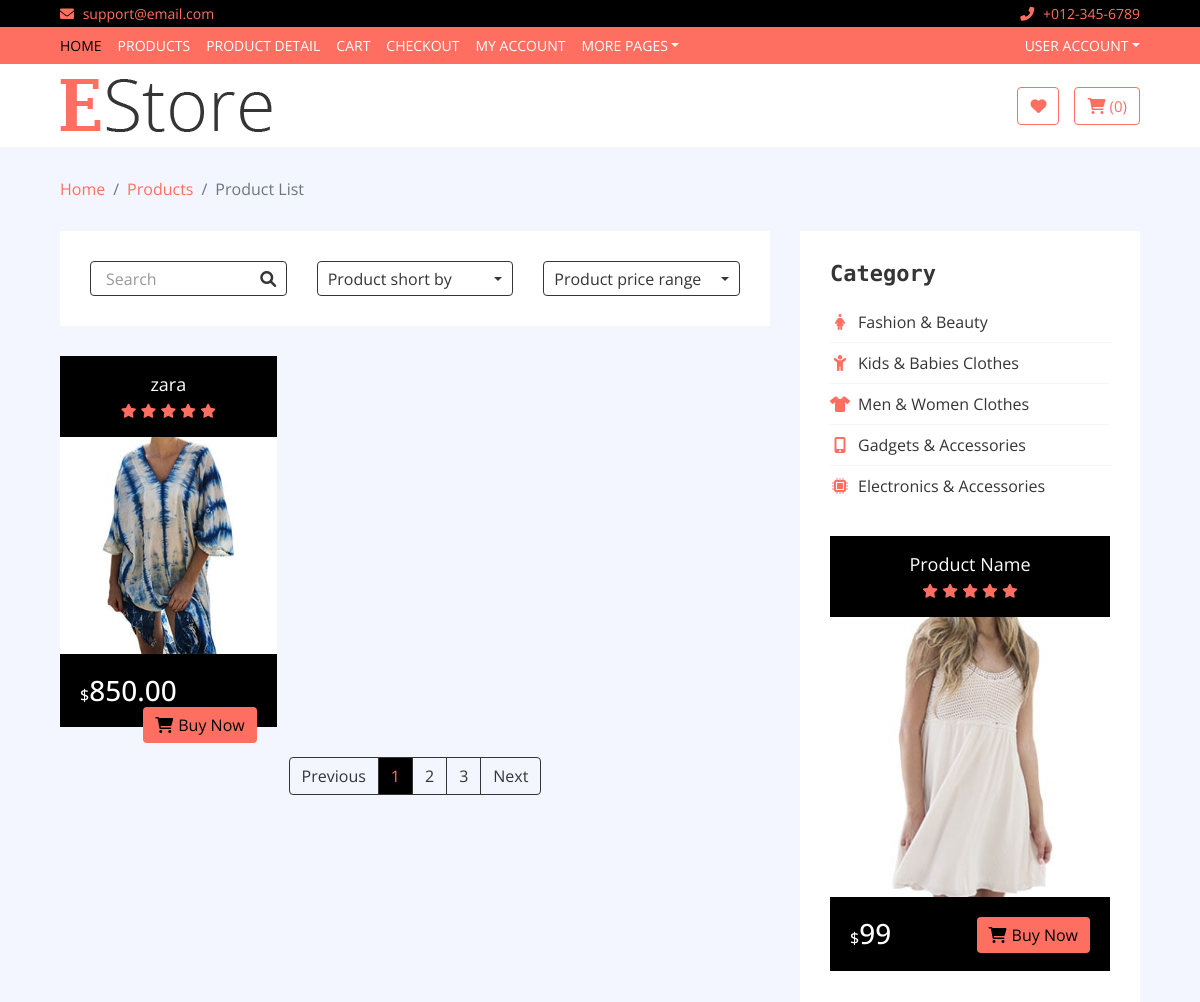
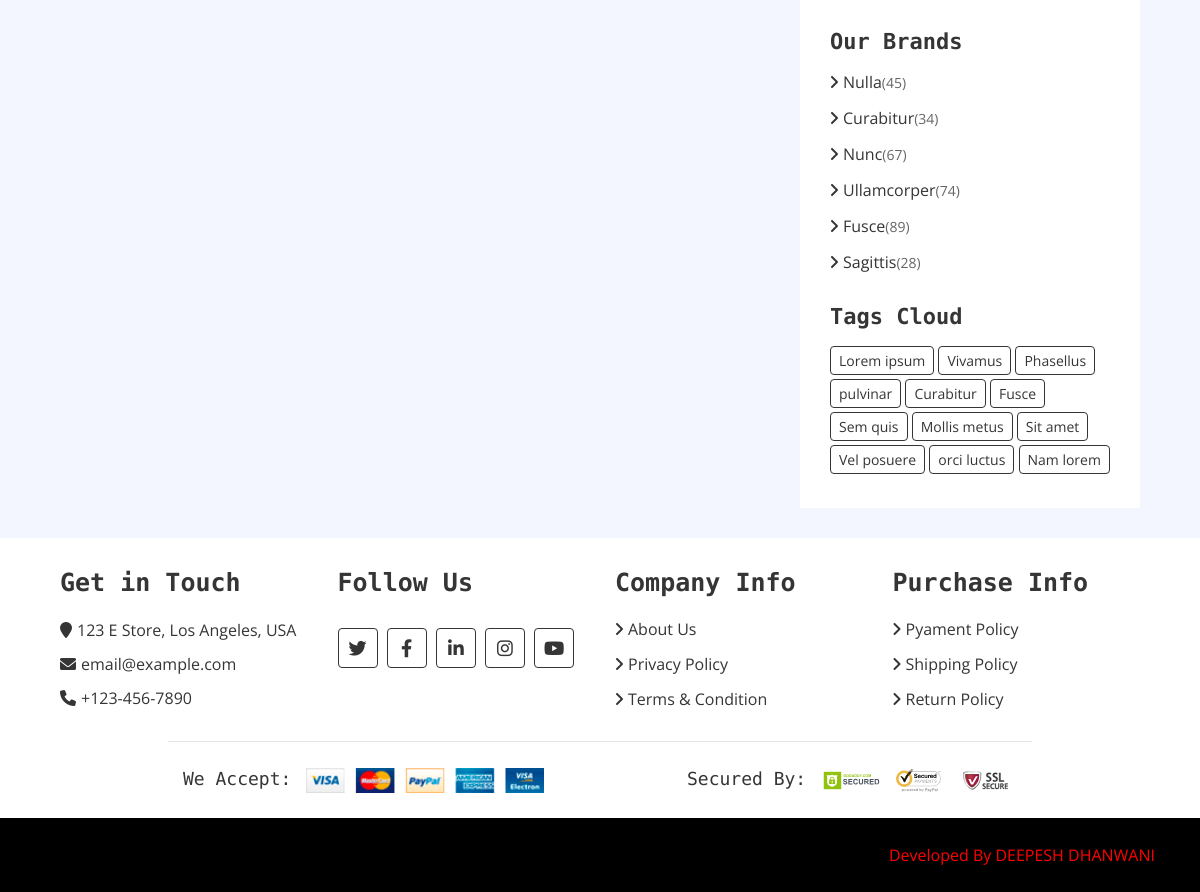
The app's page /category/2/ with its own data (2 pictures, top to bottom).
### shop/models.py (models this page shows, shortened)
class Product(models.Model):
    category = models.ForeignKey(Category, on_delete=models.CASCADE, related_name='products')
    name = models.CharField(max_length=100)  # e.g., T-shirt, Jeans
    description = models.TextField()  # Description of the product
    price = models.DecimalField(max_digits=10, decimal_places=2)  # Product price
    image = models.ImageField(upload_to='products/', blank=True, null=True)  # Product image

### ecommerce/views.py (the view)
# urls.py: path("category/<int:category_id>/", views.category_products_view, name="category_products"),
def category_products_view(request, category_id):
    category = get_object_or_404(Category, id=category_id)
    products = category.products.all()
    categories = Category.objects.all()
    Brandimgdata = Brandimg.objects.all().order_by('id')   # Access related products
    data = {
        'category': category,
        'products': products,
        'categories': categories,
        'Brandimgdata':Brandimgdata,
    }
    return render(request, 'product-list.html', data)

### templates/product-list.html (shortened to what this page needs)
<!DOCTYPE html>
<html lang="en">
    {% include "header.html" %}
    {% load static %}
<head>
    <link rel="stylesheet" href="{% static 'css/style.css' %}">
</head>
   <body>
        <div class="breadcrumb-wrap">
            <div class="container-fluid">
                <ul class="breadcrumb">
                    <li class="breadcrumb-item"><a href="#">Home</a></li>
                    <li class="breadcrumb-item"><a href="#">Products</a></li>
                    <li class="breadcrumb-item active">Product List</li>
                </ul>
            </div>
        </div>
        <div class="product-view">
            <div class="container-fluid">
                <div class="row">
                    <div class="col-lg-8">
                        <div class="row">
                            <div class="col-md-12">
                                <div class="product-view-top">
                                    <div class="row">
                                        <div class="col-md-4">
                                            <div class="product-search">
                                                <input type="email" value="Search">
                                                <button><i class="fa fa-search"></i></button>
                                            </div>
                                        </div>
                                        <div class="col-md-4">
                                            <div class="product-short">
                                                <div class="dropdown">
                                                    <div class="dropdown-toggle" data-toggle="dropdown">Product short by</div>
                                                </div>
                                            </div>
                                        </div>
                                        <div class="col-md-4">
                                            <div class="product-price-range">
                                                <div class="dropdown">
                                                    <div class="dropdown-toggle" data-toggle="dropdown">Product price range</div>
                                                </div>
                                            </div>
                                        </div>
                                    </div>
                                </div>
                            </div>
                            {% for product in products %}
                            <div class="col-md-4">
                                <div class="product-item">
                                    <div class="product-title">
                                        <a href="#">{{ product.name }}</a>
                                        <div class="ratting">
                                            <i class="fa fa-star"></i>
                                            <i class="fa fa-star"></i>
                                            <i class="fa fa-star"></i>
                                            <i class="fa fa-star"></i>
                                            <i class="fa fa-star"></i>
                                        </div>
                                    </div>
                                    <div class="product-image">
                                        <a href="product-detail.html">
                                            <img src="{{ product.image.url }}" alt="Product Image">
                                        </a>
                                    </div>
                                    <div class="product-price">
                                        <h3><span>$</span>{{ product.price }}</h3>
                                        <a class="btn" href=""><i class="fa fa-shopping-cart"></i>Buy Now</a>
                                    </div>
                                </div>
                            </div>
                            {% endfor %}
                        </div>
                        <div class="col-md-12">
                            <nav aria-label="Page navigation example">
                                <ul class="pagination justify-content-center">
                                    <li class="page-item disabled">
                                        <a class="page-link" href="#" tabindex="-1">Previous</a>
                                    </li>
                                    <li class="page-item active"><a class="page-link" href="#">1</a></li>
                                    <li class="page-item"><a class="page-link" href="#">2</a></li>
                                    <li class="page-item"><a class="page-link" href="#">3</a></li>
                                    <li class="page-item">
                                        <a class="page-link" href="#">Next</a>
                                    </li>
                                </ul>
                            </nav>
                        </div>
                    </div>
                    <div class="col-lg-4 sidebar">
                        <div class="sidebar-widget category">
                            <h2 class="title">Category</h2>
                            <nav class="navbar bg-light">
                                <ul class="navbar-nav">
                                    <li class="nav-item">
                                        <a class="nav-link" href="#"><i class="fa fa-female"></i>Fashion & Beauty</a>
                                    </li>
                                    <li class="nav-item">
                                        <a class="nav-link" href="#"><i class="fa fa-child"></i>Kids & Babies Clothes</a>
                                    </li>
                                    <li class="nav-item">
                                        <a class="nav-link" href="#"><i class="fa fa-tshirt"></i>Men & Women Clothes</a>
                                    </li>
                                    <li class="nav-item">
                                        <a class="nav-link" href="#"><i class="fa fa-mobile-alt"></i>Gadgets & Accessories</a>
                                    </li>
                                    <li class="nav-item">
                                        <a class="nav-link" href="#"><i class="fa fa-microchip"></i>Electronics & Accessories</a>
                                    </li>
                                </ul>
                            </nav>
                        </div>
                        <div class="sidebar-widget widget-slider">
                            <div class="sidebar-slider normal-slider">
                                <div class="product-item">
                                    <div class="product-title">
                                        <a href="#">Product Name</a>
                                        <div class="ratting">
                                            <i class="fa fa-star"></i>
                                            <i class="fa fa-star"></i>
                                            <i class="fa fa-star"></i>
                                            <i class="fa fa-star"></i>
                                            <i class="fa fa-star"></i>
                                        </div>
                                    </div>
                                    <div class="product-image">
                                        <a href="product-detail.html">
                                            <img src="/static/img/product-10.jpg" alt="Product Image">
                                        </a>
                                    </div>
                                    <div class="product-price">
                                        <h3><span>$</span>99</h3>
                                        <a class="btn" href=""><i class="fa fa-shopping-cart"></i>Buy Now</a>
                                    </div>
                                </div>
                            </div>
                        </div>
                        <div class="sidebar-widget brands">
                            <h2 class="title">Our Brands</h2>
                            <ul>
                                <li><a href="#">Nulla </a><span>(45)</span></li>
                                <li><a href="#">Curabitur </a><span>(34)</span></li>
                                <li><a href="#">Nunc </a><span>(67)</span></li>
                                <li><a href="#">Ullamcorper</a><span>(74)</span></li>
                                <li><a href="#">Fusce </a><span>(89)</span></li>
                                <li><a href="#">Sagittis</a><span>(28)</span></li>
                            </ul>
                        </div>
                        <div class="sidebar-widget tag">
                            <h2 class="title">Tags Cloud</h2>
                            <a href="#">Lorem ipsum</a>
                            <a href="#">Vivamus</a>
                            <a href="#">Phasellus</a>
                            <a href="#">pulvinar</a>
                            <a href="#">Curabitur</a>
                            <a href="#">Fusce</a>
                            <a href="#">Sem quis</a>
                            <a href="#">Mollis metus</a>
                            <a href="#">Sit amet</a>
                            <a href="#">Vel posuere</a>
                            <a href="#">orci luctus</a>
                            <a href="#">Nam lorem</a>
                        </div>
                    </div>
                </div>
            </div>
        </div>
                      {%include "footer.html"%}
    </body>
</html>

### records on screen
Product: name "zara", image (picture), price "850.00"
